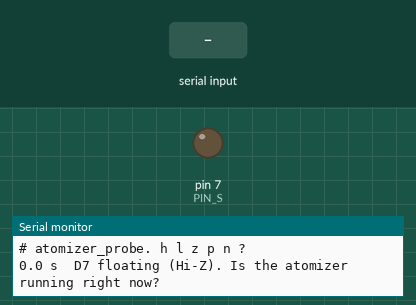
Bench run of a sketch on a simulated Arduino Uno, built with avr-gcc and run on an emulated ATmega328P. Parts: output pins drawn as LEDs (lit = HIGH), the last lines printed to the serial monitor. The test bench sets the inputs (shaded band).

Above: at 1.2 s.
1.3 s: "p" received over Serial
At 2.6 s:
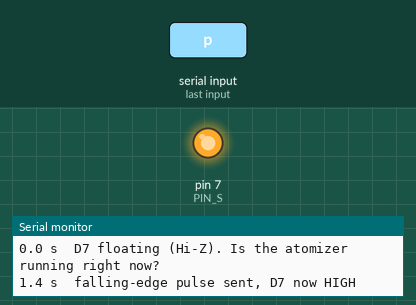
4.4 s: "l" received over Serial
At 5.4 s:
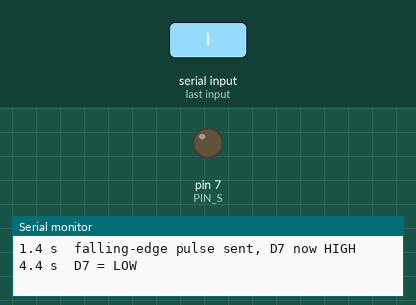
7.4 s: "n" received over Serial
At 8.4 s:
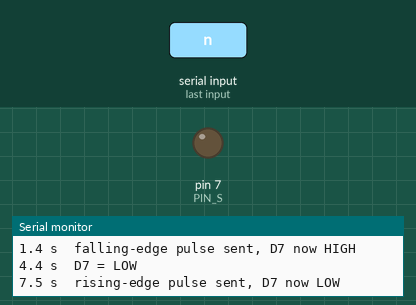
Timing chart, 0 to 10.4 s (numbered marks = the images above; inputs shaded):
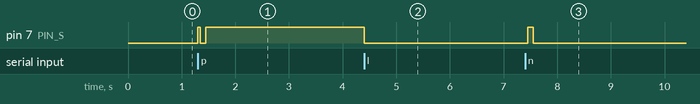

Measured:
- after the input at 1.3 s, pin 7 (PIN_S): LOW → HIGH at once, → LOW 0.05 s later, → HIGH 0.10 s later
- after the input at 4.4 s, pin 7 (PIN_S): HIGH → LOW at once
- after the input at 7.4 s, pin 7 (PIN_S): LOW → HIGH after 0.05 s, → LOW 0.10 s later

The sketch:

atomizer_probe.ino
```cpp
/*
  atomizer_probe.ino  -  find out how the atomizer module's S pin really behaves

  Wiring: atomizer V -> 5V, G -> GND, S -> D7. Nothing else is needed (no EDA board).
  Serial Monitor at 115200, "Newline" line ending. Type one letter, press Return,
  and WRITE DOWN what the atomizer does within a few seconds (mist / no mist).

    h   D7 = HIGH (held)
    l   D7 = LOW  (held)
    z   D7 = floating input (Hi-Z)
    p   falling-edge pulse: HIGH, then LOW for 100 ms, then HIGH again
    n   rising-edge pulse:  LOW, then HIGH for 100 ms, then LOW again
    ?   help

  Reading the result:
    h stops it and l starts it          -> active-LOW level (set ACTIVE_HIGH = false)
    l stops it and h starts it          -> active-HIGH level (set ACTIVE_HIGH = true)
    h and l change nothing, but p (or n) flips it each time
                                        -> edge toggle: each pulse switches it on/off
    nothing changes it                  -> S is not controlling it: re-check the G/V/S order
                                           on the module and try power-cycling it
*/
const uint8_t PIN_S = 7;

static void say(const char* m) {
  Serial.print(millis() / 1000.0, 1);
  Serial.print(" s  ");
  Serial.println(m);
}

void setup() {
  Serial.begin(115200);
  pinMode(PIN_S, INPUT);   // start floating on purpose: this is the power-up condition
  Serial.println(F("# atomizer_probe. h l z p n ?"));
  say("D7 floating (Hi-Z). Is the atomizer running right now?");
}

void loop() {
  if (!Serial.available()) return;
  char c = Serial.read();
  if (c == 'h') { pinMode(PIN_S, OUTPUT); digitalWrite(PIN_S, HIGH); say("D7 = HIGH"); }
  else if (c == 'l') { pinMode(PIN_S, OUTPUT); digitalWrite(PIN_S, LOW); say("D7 = LOW"); }
  else if (c == 'z') { pinMode(PIN_S, INPUT); say("D7 floating (Hi-Z)"); }
  else if (c == 'p') {
    pinMode(PIN_S, OUTPUT); digitalWrite(PIN_S, HIGH); delay(50);
    digitalWrite(PIN_S, LOW); delay(100); digitalWrite(PIN_S, HIGH);
    say("falling-edge pulse sent, D7 now HIGH");
  }
  else if (c == 'n') {
    pinMode(PIN_S, OUTPUT); digitalWrite(PIN_S, LOW); delay(50);
    digitalWrite(PIN_S, HIGH); delay(100); digitalWrite(PIN_S, LOW);
    say("rising-edge pulse sent, D7 now LOW");
  }
  else if (c == '?') Serial.println(F("# h l z p n ?"));
}
```
